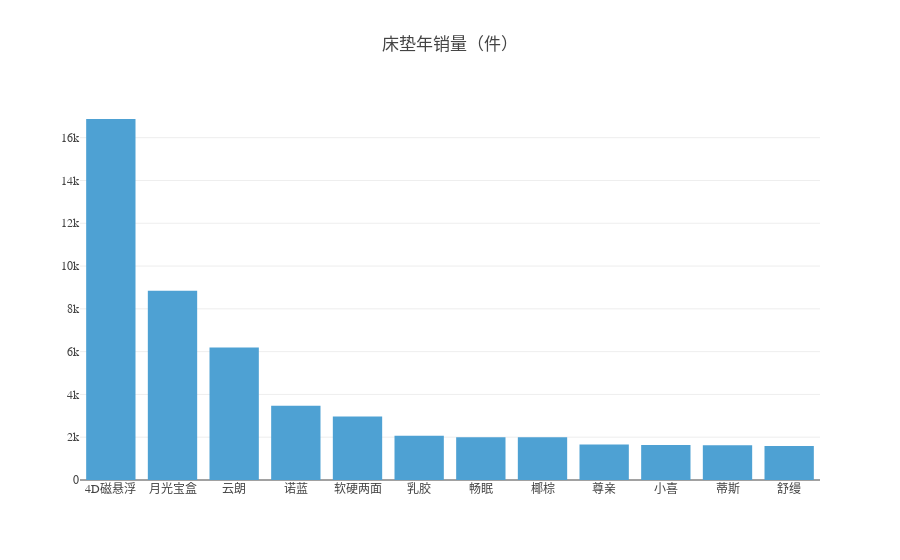

This figure's notebook cell:
### Code cell
# SKU
# profit per SKU unit
df = SKU['transaction_num'].groupby(SKU['SKU']).sum().to_frame().sort_values(by=['transaction_num'],ascending=False)
data = [go.Bar(
    x=df.index,
    y=df['transaction_num'],
    marker=dict(color='#4ea1d3')
)]
layout = go.Layout(
    title='床垫年销量（件）',
    font=dict(family='微软雅黑')
)

fig = go.Figure(data=data, layout=layout)

plotly.offline.iplot(fig)
pio.write_image(fig, '单件销量.jpeg', scale=5, width=600, height = 400)

### Figure 1 — Plotly figure (JSON) as saved in the notebook; plotly's stock layout.template omitted (floating-point values rounded to 4 significant figures)
{"data": [{"marker": {"color": "#4ea1d3"}, "type": "bar", "uid": "d0ec7c74-cb7a-4524-93dc-aaaa778a438b", "x": ["4D磁悬浮", "月光宝盒", "云朗", "诺蓝", "软硬两面", "乳胶", "畅眠", "椰棕", "尊亲", "小喜", "蒂斯", "舒缦"], "y": [16873, 8843, 6197, 3471, 2973, 2064, 1997, 1993, 1659, 1631, 1624, 1594]}], "layout": {"font": {"family": "微软雅黑"}, "title": {"text": "床垫年销量（件）"}}}
